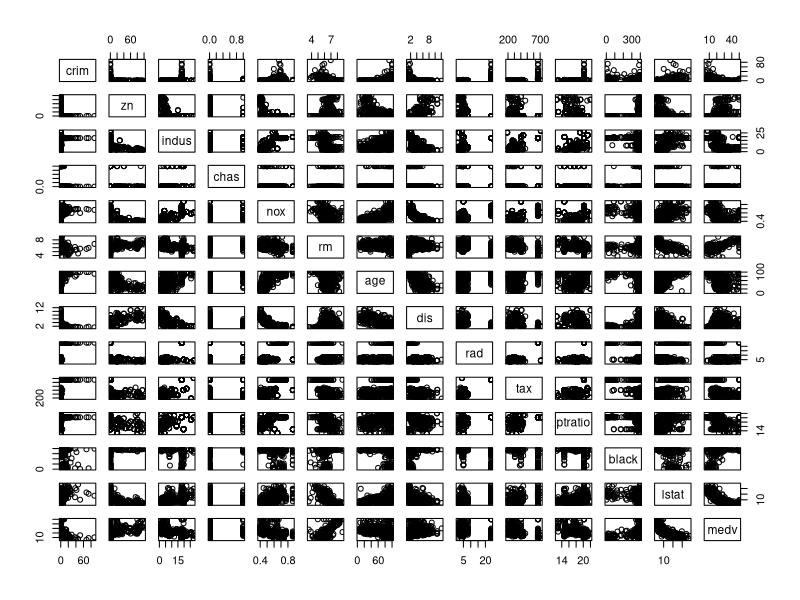
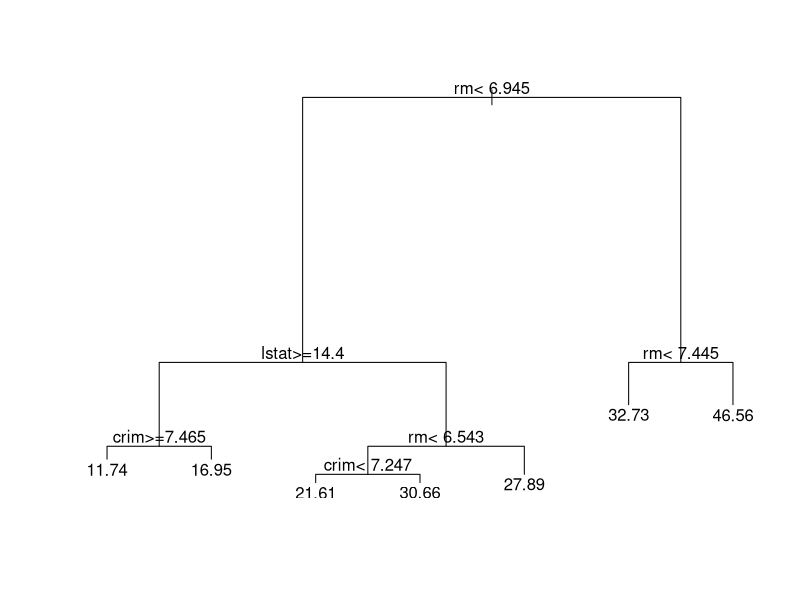
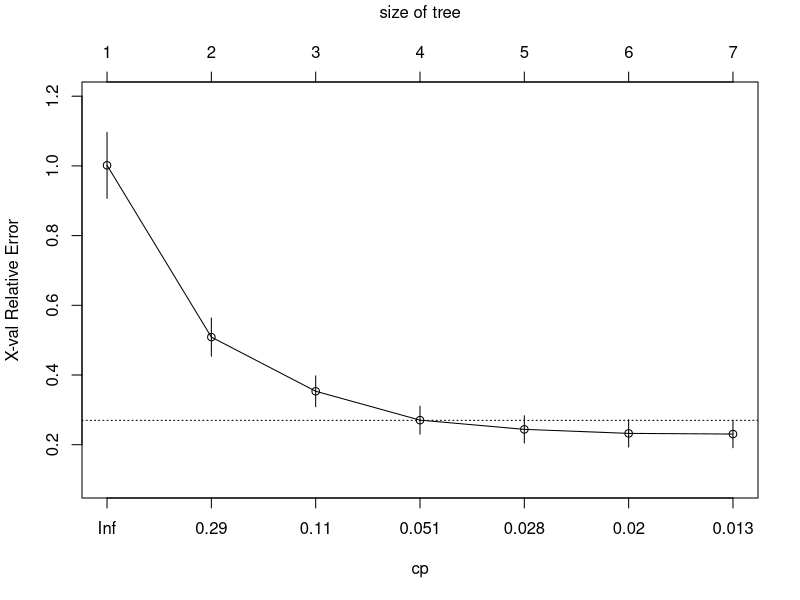
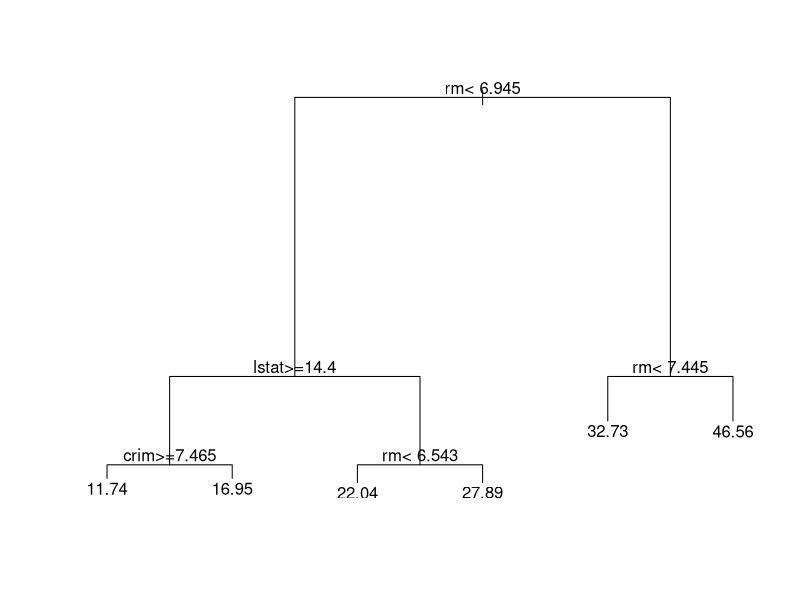

R code for these plots, in order:
# House Price Analysis
# Regression Tree (Instructor)


# load the libraries and data
library(rpart)
library(MASS)
boston = Boston

# see the Boston dataset's docs
?Boston


# Boston {MASS}	R Documentation
# Housing Values in Suburbs of Boston
# Description
# The Boston data frame has 506 rows and 14 columns.

# Usage
# Boston
# Format
# This data frame contains the following columns:

# crim
# per capita crime rate by town.

# zn
# proportion of residential land zoned for lots over 25,000 sq.ft.

# indus
# proportion of non-retail business acres per town.

# chas
# Charles River dummy variable (= 1 if tract bounds river; 0 otherwise).

# nox
# nitrogen oxides concentration (parts per 10 million).

# rm
# average number of rooms per dwelling.

# age
# proportion of owner-occupied units built prior to 1940.

# dis
# weighted mean of distances to five Boston employment centres.

# rad
# index of accessibility to radial highways.

# tax
# full-value property-tax rate per \$10,000.

# ptratio
# pupil-teacher ratio by town.

# black
# 1000(Bk - 0.63)^2 where Bk is the proportion of blacks by town.

# lstat
# lower status of the population (percent).

# medv
# median value of owner-occupied homes in \$1000s.

# Source
# Harrison, D. and Rubinfeld, D.L. (1978) Hedonic prices and the demand for clean air. J. Environ. Economics and Management 5, 81–102.

# Belsley D.A., Kuh, E. and Welsch, R.E. (1980) Regression Diagnostics. Identifying Influential Data and Sources of Collinearity. New York: Wiley.

# make a function to split the data into a training set and a validation set
test_train_split = function(data, test_size=.25){
    
    # the the number of observations in the data
    n_obs = dim(data)[1]
    
    # find the number of training observations by rounding up
    n_train_obs = ceiling(n_obs * (1 - test_size))
    
    # get the train indexes
    train_idx = sample(n_obs, n_train_obs)
    
    # split the data
    train = data[train_idx, ]
    test = data[-train_idx, ]

    # return the result
    result = list(train, test)
    return(result)
}

# write a function to calculate the MSE
calc_MSE = function (model, data){
    return (
        mean(
            (data$medv - predict(model, data)) ^ 2
        )
    )
}

# see a summary of the boston data
summary(boston)
#       crim                zn             indus            chas        
#  Min.   : 0.00632   Min.   :  0.00   Min.   : 0.46   Min.   :0.00000  
#  1st Qu.: 0.08204   1st Qu.:  0.00   1st Qu.: 5.19   1st Qu.:0.00000  
#  Median : 0.25651   Median :  0.00   Median : 9.69   Median :0.00000  
#  Mean   : 3.61352   Mean   : 11.36   Mean   :11.14   Mean   :0.06917  
#  3rd Qu.: 3.67708   3rd Qu.: 12.50   3rd Qu.:18.10   3rd Qu.:0.00000  
#  Max.   :88.97620   Max.   :100.00   Max.   :27.74   Max.   :1.00000  
#       nox               rm             age              dis        
#  Min.   :0.3850   Min.   :3.561   Min.   :  2.90   Min.   : 1.130  
#  1st Qu.:0.4490   1st Qu.:5.886   1st Qu.: 45.02   1st Qu.: 2.100  
#  Median :0.5380   Median :6.208   Median : 77.50   Median : 3.207  
#  Mean   :0.5547   Mean   :6.285   Mean   : 68.57   Mean   : 3.795  
#  3rd Qu.:0.6240   3rd Qu.:6.623   3rd Qu.: 94.08   3rd Qu.: 5.188  
#  Max.   :0.8710   Max.   :8.780   Max.   :100.00   Max.   :12.127  
#       rad              tax           ptratio          black       
#  Min.   : 1.000   Min.   :187.0   Min.   :12.60   Min.   :  0.32  
#  1st Qu.: 4.000   1st Qu.:279.0   1st Qu.:17.40   1st Qu.:375.38  
#  Median : 5.000   Median :330.0   Median :19.05   Median :391.44  
#  Mean   : 9.549   Mean   :408.2   Mean   :18.46   Mean   :356.67  
#  3rd Qu.:24.000   3rd Qu.:666.0   3rd Qu.:20.20   3rd Qu.:396.23  
#  Max.   :24.000   Max.   :711.0   Max.   :22.00   Max.   :396.90  
#      lstat            medv      
#  Min.   : 1.73   Min.   : 5.00  
#  1st Qu.: 6.95   1st Qu.:17.02  
#  Median :11.36   Median :21.20  
#  Mean   :12.65   Mean   :22.53  
#  3rd Qu.:16.95   3rd Qu.:25.00  
#  Max.   :37.97   Max.   :50.00 


# plot the boston data
plot(boston)

# split the data
set.seed(1)
result = test_train_split(boston)
train = data.frame(result[1])
test = data.frame(result[2])

# train a decsion tree and show results
tree_unpruned = rpart(medv ~ ., data=train)
summary(tree_unpruned)

# plot the unpruned tree
plot(tree_unpruned)
text(tree_unpruned)

# show a plot of complexity parameter (penalty) versus relative error
plotcp(tree_unpruned)

# prune the tree at the 5th node and show the summary
tree_pruned = prune(tree_unpruned, cp=.019)
summary(tree_pruned)

# plot the pruned tree
plot(tree_pruned)
text(tree_pruned)

# find the test mse for the unpruned tree
calc_MSE(tree_unpruned, test)
# 29.2397976212262

# find the test mse for the pruned tree
calc_MSE(tree_pruned, test)
# 30.147822385503